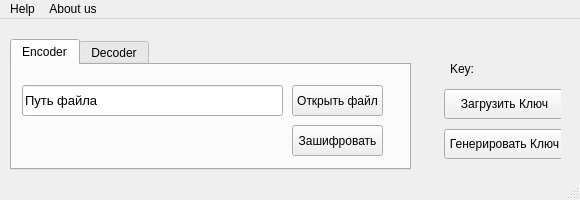
<?xml version="1.0" encoding="UTF-8"?>
<ui version="4.0">
 <class>MainWindow</class>
 <widget class="QMainWindow" name="MainWindow">
  <property name="geometry">
   <rect>
    <x>0</x>
    <y>0</y>
    <width>580</width>
    <height>200</height>
   </rect>
  </property>
  <property name="minimumSize">
   <size>
    <width>580</width>
    <height>200</height>
   </size>
  </property>
  <property name="maximumSize">
   <size>
    <width>580</width>
    <height>200</height>
   </size>
  </property>
  <property name="windowTitle">
   <string>File Encoder</string>
  </property>
  <property name="windowIcon">
   <iconset>
    <normaloff>../Files/icons8_lock_file.ico</normaloff>../Files/icons8_lock_file.ico</iconset>
  </property>
  <widget class="QWidget" name="centralwidget">
   <widget class="QTabWidget" name="tabWidget_2">
    <property name="geometry">
     <rect>
      <x>10</x>
      <y>20</y>
      <width>401</width>
      <height>131</height>
     </rect>
    </property>
    <property name="currentIndex">
     <number>0</number>
    </property>
    <property name="elideMode">
     <enum>Qt::ElideLeft</enum>
    </property>
    <property name="documentMode">
     <bool>false</bool>
    </property>
    <property name="tabsClosable">
     <bool>false</bool>
    </property>
    <property name="movable">
     <bool>true</bool>
    </property>
    <property name="tabBarAutoHide">
     <bool>false</bool>
    </property>
    <widget class="QWidget" name="encoder_2">
     <attribute name="icon">
      <iconset>
       <normaloff>../Files/Icons/Encode.ico</normaloff>../Files/Icons/Encode.ico</iconset>
     </attribute>
     <attribute name="title">
      <string>Encoder</string>
     </attribute>
     <attribute name="toolTip">
      <string>&lt;html&gt;&lt;head/&gt;&lt;body&gt;&lt;p&gt;You can encode your file here&lt;/p&gt;&lt;/body&gt;&lt;/html&gt;</string>
     </attribute>
     <widget class="QPushButton" name="pushButton_7">
      <property name="geometry">
       <rect>
        <x>280</x>
        <y>20</y>
        <width>91</width>
        <height>31</height>
       </rect>
      </property>
      <property name="text">
       <string>Открыть файл</string>
      </property>
     </widget>
     <widget class="QPushButton" name="pushButton_8">
      <property name="geometry">
       <rect>
        <x>280</x>
        <y>60</y>
        <width>91</width>
        <height>31</height>
       </rect>
      </property>
      <property name="text">
       <string>Зашифровать</string>
      </property>
     </widget>
     <widget class="QLineEdit" name="lineEdit_3">
      <property name="geometry">
       <rect>
        <x>10</x>
        <y>20</y>
        <width>261</width>
        <height>31</height>
       </rect>
      </property>
      <property name="font">
       <font>
        <pointsize>10</pointsize>
        <weight>50</weight>
        <bold>false</bold>
        <kerning>true</kerning>
       </font>
      </property>
      <property name="focusPolicy">
       <enum>Qt::ClickFocus</enum>
      </property>
      <property name="text">
       <string>Путь файла</string>
      </property>
      <property name="readOnly">
       <bool>true</bool>
      </property>
      <property name="placeholderText">
       <string>file path</string>
      </property>
      <property name="clearButtonEnabled">
       <bool>false</bool>
      </property>
     </widget>
    </widget>
    <widget class="QWidget" name="decoder_2">
     <attribute name="icon">
      <iconset>
       <normaloff>../Files/Icons/Decode.ico</normaloff>../Files/Icons/Decode.ico</iconset>
     </attribute>
     <attribute name="title">
      <string>Decoder</string>
     </attribute>
     <attribute name="toolTip">
      <string>&lt;html&gt;&lt;head/&gt;&lt;body&gt;&lt;p&gt;You can decode your file here&lt;/p&gt;&lt;/body&gt;&lt;/html&gt;</string>
     </attribute>
     <widget class="QPushButton" name="pushButton_9">
      <property name="geometry">
       <rect>
        <x>280</x>
        <y>20</y>
        <width>91</width>
        <height>31</height>
       </rect>
      </property>
      <property name="text">
       <string>Открыть Файл</string>
      </property>
     </widget>
     <widget class="QPushButton" name="pushButton_10">
      <property name="geometry">
       <rect>
        <x>270</x>
        <y>60</y>
        <width>101</width>
        <height>31</height>
       </rect>
      </property>
      <property name="text">
       <string>Расшифровывать</string>
      </property>
     </widget>
     <widget class="QLineEdit" name="lineEdit_4">
      <property name="geometry">
       <rect>
        <x>10</x>
        <y>20</y>
        <width>261</width>
        <height>31</height>
       </rect>
      </property>
      <property name="font">
       <font>
        <pointsize>10</pointsize>
        <weight>50</weight>
        <bold>false</bold>
        <kerning>true</kerning>
       </font>
      </property>
      <property name="focusPolicy">
       <enum>Qt::ClickFocus</enum>
      </property>
      <property name="text">
       <string>Путь файла</string>
      </property>
      <property name="readOnly">
       <bool>true</bool>
      </property>
      <property name="placeholderText">
       <string>file path</string>
      </property>
      <property name="clearButtonEnabled">
       <bool>false</bool>
      </property>
     </widget>
    </widget>
   </widget>
   <widget class="QFrame" name="frame">
    <property name="geometry">
     <rect>
      <x>440</x>
      <y>30</y>
      <width>121</width>
      <height>120</height>
     </rect>
    </property>
    <property name="frameShape">
     <enum>QFrame::NoFrame</enum>
    </property>
    <property name="frameShadow">
     <enum>QFrame::Raised</enum>
    </property>
    <widget class="QPushButton" name="pushButton_2">
     <property name="geometry">
      <rect>
       <x>4</x>
       <y>40</y>
       <width>121</width>
       <height>30</height>
      </rect>
     </property>
     <property name="text">
      <string>Загрузить Ключ</string>
     </property>
    </widget>
    <widget class="QPushButton" name="pushButton">
     <property name="geometry">
      <rect>
       <x>4</x>
       <y>80</y>
       <width>121</width>
       <height>30</height>
      </rect>
     </property>
     <property name="text">
      <string>Генерировать Ключ</string>
     </property>
    </widget>
    <widget class="QLabel" name="label">
     <property name="geometry">
      <rect>
       <x>10</x>
       <y>10</y>
       <width>100</width>
       <height>20</height>
      </rect>
     </property>
     <property name="text">
      <string>Key: </string>
     </property>
    </widget>
   </widget>
  </widget>
  <widget class="QStatusBar" name="statusbar"/>
  <widget class="QMenuBar" name="menubar">
   <property name="geometry">
    <rect>
     <x>0</x>
     <y>0</y>
     <width>580</width>
     <height>21</height>
    </rect>
   </property>
   <widget class="QMenu" name="menuFile">
    <property name="title">
     <string>Help</string>
    </property>
   </widget>
   <widget class="QMenu" name="menuAbout_us">
    <property name="title">
     <string>About us</string>
    </property>
    <addaction name="separator"/>
   </widget>
   <addaction name="menuFile"/>
   <addaction name="menuAbout_us"/>
  </widget>
 </widget>
 <resources/>
 <connections/>
</ui>
